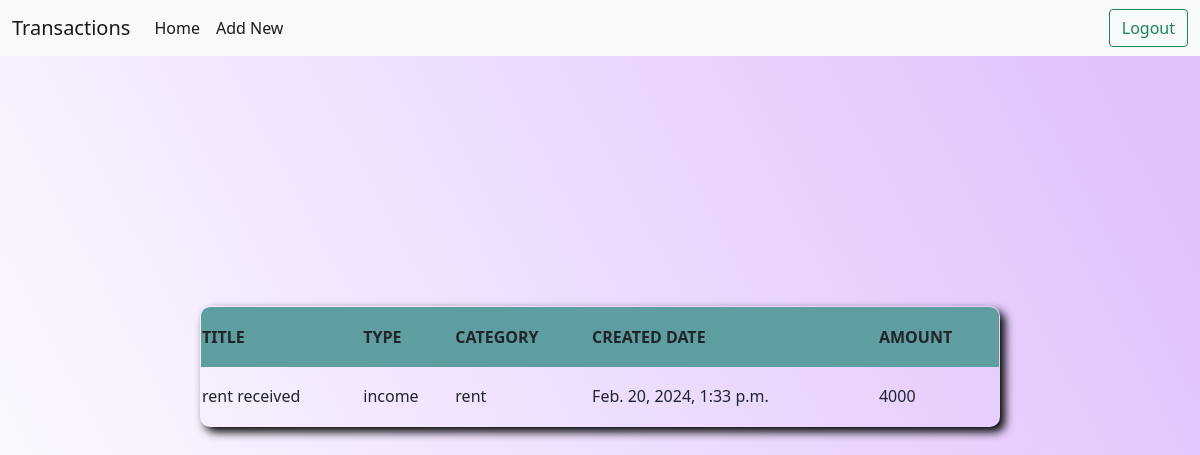
Screenshot of /budget/transactions/5/ (signed in) with the database file from the repository.
### budget/models.py (models this page shows, shortened)
class Transaction(models.Model):
    title = models.CharField(max_length=200)
    options = (
        ('expenses', 'expenses'),
        ('income', 'income'),
    )
    type = models.CharField(max_length=200, choices=options, default='expenses')
    cat_options = (
        ('food', 'food'),
        ('fuel', 'fuel'),
        ('entertainment', 'entertainment'),
        ('emi', 'emi'),
        ('bills', 'bills'),
        ('rent', 'rent'),
        ('miscellaneous', 'miscellaneous'),
    )
    category = models.CharField(max_length=200, choices=cat_options, default='miscellaneous')
    amount = models.PositiveIntegerField()
    created_date = models.DateTimeField(auto_now_add=True)
    user_object = models.ForeignKey(User,on_delete=models.CASCADE)

### budget/views.py (the view)
# urls.py: path('transactions/<int:pk>/',views.TransactionDetailView.as_view(),name='transaction-detail'),
@method_decorator(decs,name="dispatch")
class TransactionDetailView(View):
    def get(self,request,*args,**kwargs):
        id=kwargs.get('pk')
        qs=Transaction.objects.get(id=id)
        return render(request,"transaction_detail.html",{'data':qs})

### budget/decorator.py (called while the page is built)
def signin_required(fn):
    def wrapper(request,*args,**kwargs):
        if not request.user.is_authenticated:
            messages.error(request,'invalid session')
            return redirect ('signin')
        else:
            return fn(request,*args,**kwargs)
    return wrapper

### budget/templates/transaction_detail.html (shortened to what this page needs)
{%extends 'base.html'%}
{%block main_block%}
<div>
<table align="center" style="width: 800px;"  border="1px ">
  <tr height="60px"  style="background-color: cadetblue;">
    <th>TITLE</th>
    <th>TYPE</th>
    <th>CATEGORY</th>
    <th>CREATED DATE</th>
    <th>AMOUNT</th>
  </tr>
  <tr height="60px">
    <td>{{data.title}}</td>
    <td>{{data.type}}</td>
    <td>{{data.category}}</td>
    <td>{{data.created_date}}</td>
    <td>{{data.amount}}</td>
  </tr>
</table>
</div>
{%endblock%}

### budget/templates/transaction_detail.html (style rules this page uses)
table { box-shadow: 5px 5px 10px black ; margin-top: 250PX; border-radius: 10px ; overflow: hidden; }
th,td { border: 1px double black; text-align: justify; }
body { background-color: #8EC5FC; background-image: linear-gradient(62deg, #8EC5FC 0%, #ffffff 1%, #E0C3FC 92%); background-attachment: fixed;; }

### rows the page displays
Transaction: title "rent received", type "income", category "rent", created_date "Feb. 20, 2024, 1:33 p.m.", amount "4000"
